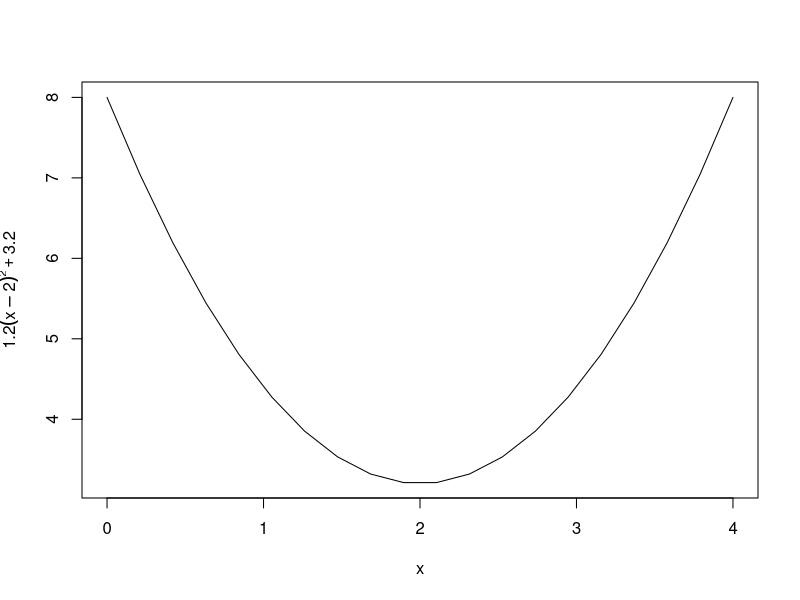
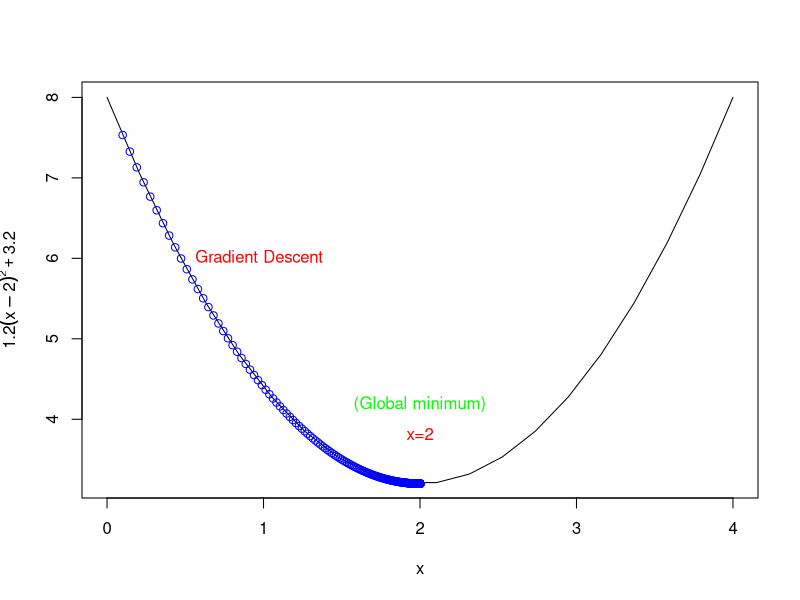
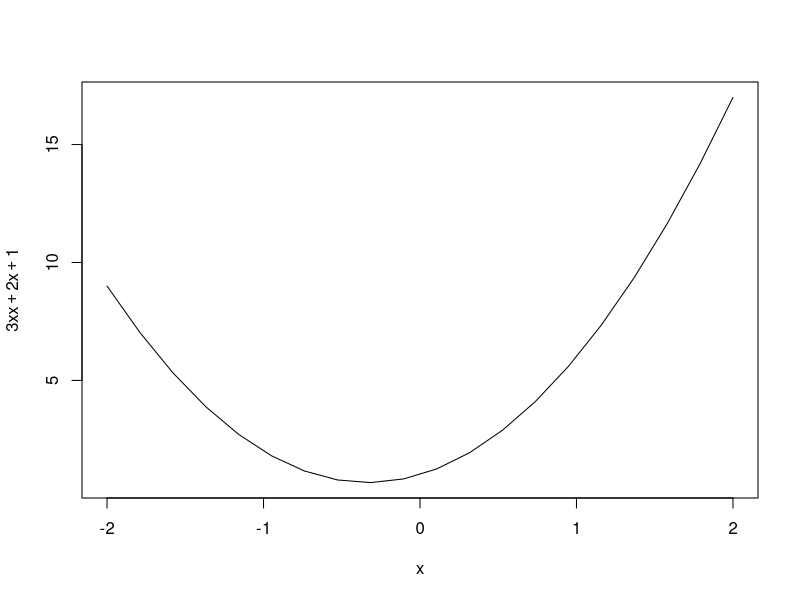
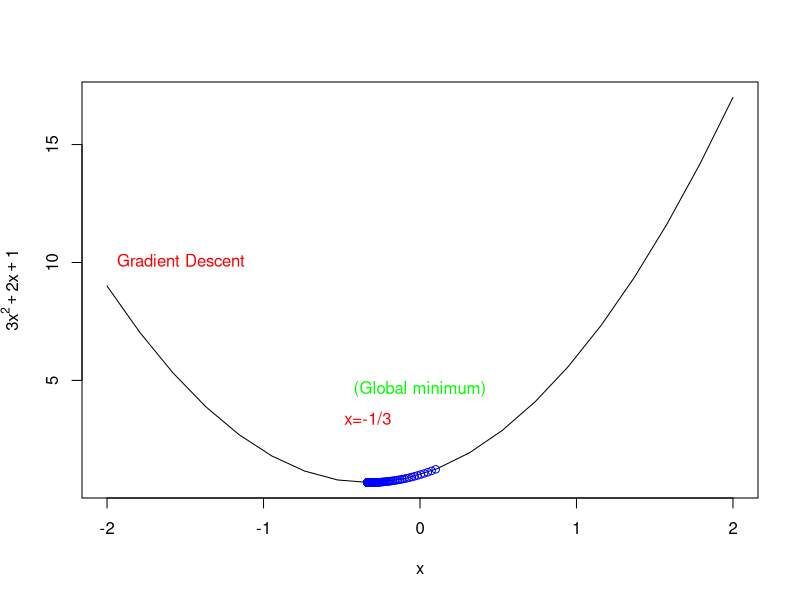

Source code (R) for these figures, in order:
## ---- chunk 1
knitr::opts_chunk$set(echo = TRUE)
rm(list=ls())
## ---- chunk 2
xs <- seq(0,4,len=20) 
xs
## ---- chunk 3
f <- function(x) {
  1.2 * (x-2)^2 + 3.2
}
## ---- chunk 4
# plot the function 
plot(xs , f (xs), type="l",xlab="x",ylab=expression(1.2(x-2)^2 +3.2)) 
## ---- chunk 5
grad <- function(x){
  1.2*2*(x-2)
}
## ---- chunk 6
x <- 0.1 # initialize the first guess for x-value
xtrace <- x  # store x -values for graphing purposes (initial)
ftrace <- f(x) # store y-values (function evaluated at x) for graphing purposes (initial)
stepFactor <- 0.01 # learning rate 'alpha'
for (step in 1:5000) {
  x <- x - stepFactor*grad(x) # gradient descent update
  xtrace <- c(xtrace,x) # update for graph
  ftrace <- c(ftrace,f(x)) # update for graph
}
## ---- chunk 7
plot(xs, f(xs), type="l", xlab="x", ylab=expression(1.2(x-2)^2 +3.2)) 
lines(xtrace, ftrace, type="b", col="blue") # type=b (both points & lines)
text(0.5,6, "Gradient Descent",col="red",pos= 4)
print(x) # x converges to 2.0

# now place the texts global minimum and x = 2
text(2, 4, "x=2",col="red",pos=1)
text(2, 4, "(Global minimum)",col="green", pos=3)
## ---- chunk 8
xs <- seq(-2,2,len=20) 
xs
## ---- chunk 9
f <- function(x) {
  3*x*x + 2*x + 1
}
## ---- chunk 10
# plot the function 
plot(xs , f (xs), type="l",xlab="x",ylab=expression(3*x*x + 2*x + 1)) 
## ---- chunk 11
grad <- function(x){
  6*x + 2
}
## ---- chunk 12
x <- 0.1 # initialize the first guess for x-value
xtrace <- x  # store x -values for graphing purposes (initial)
ftrace <- f(x) # store y-values (function evaluated at x) for graphing purposes (initial)
stepFactor <- 0.01 # learning rate 'alpha'
for (step in 1:5000) {
  x <- x - stepFactor*grad(x) # gradient descent update
  xtrace <- c(xtrace,x) # update for graph
  ftrace <- c(ftrace,f(x)) # update for graph
}
## ---- chunk 13
plot(xs, f(xs), type="l", xlab="x", ylab=expression(3*x^2 + 2*x + 1)) 
lines(xtrace, ftrace, type="b", col="blue") # type=b (both points & lines)
text(-2,10, "Gradient Descent",col="red",pos= 4)
print(x) # x converges to -1/3

# now place the texts global minimum and x = -1/3
text(-1/3, 4, "x=-1/3",col="red",pos=1)
text(0, 4, "(Global minimum)",col="green", pos=3)
